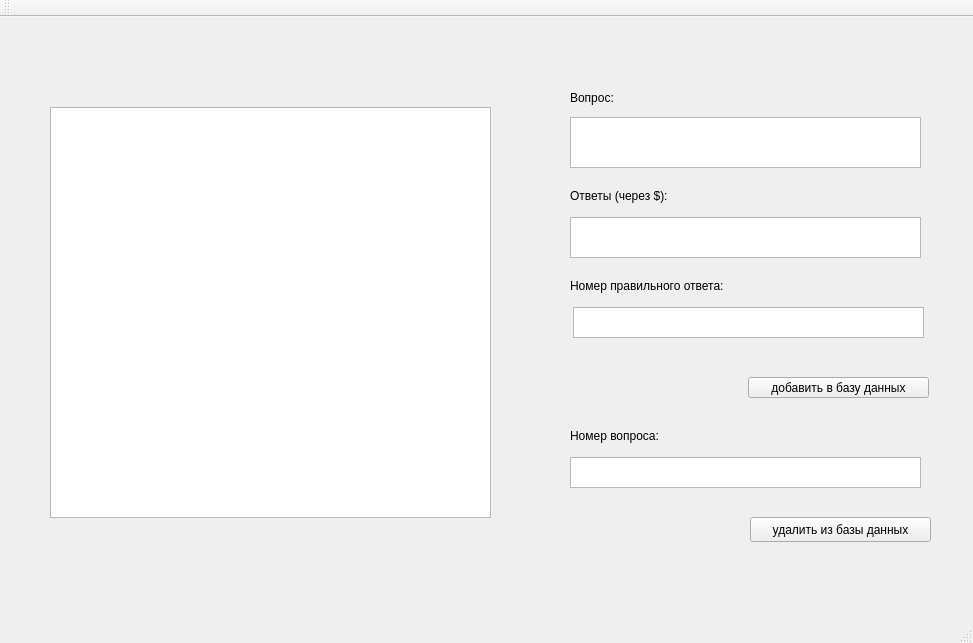
<?xml version="1.0" encoding="UTF-8"?>
<ui version="4.0">
 <class>MainWindow</class>
 <widget class="QMainWindow" name="MainWindow">
  <property name="geometry">
   <rect>
    <x>0</x>
    <y>0</y>
    <width>973</width>
    <height>643</height>
   </rect>
  </property>
  <property name="windowTitle">
   <string>MainWindow</string>
  </property>
  <widget class="QWidget" name="centralWidget">
   <widget class="QTableView" name="tableView">
    <property name="geometry">
     <rect>
      <x>50</x>
      <y>90</y>
      <width>441</width>
      <height>411</height>
     </rect>
    </property>
   </widget>
   <widget class="QLabel" name="label">
    <property name="geometry">
     <rect>
      <x>570</x>
      <y>70</y>
      <width>161</width>
      <height>21</height>
     </rect>
    </property>
    <property name="text">
     <string>Вопрос:</string>
    </property>
   </widget>
   <widget class="QLabel" name="label_2">
    <property name="geometry">
     <rect>
      <x>570</x>
      <y>170</y>
      <width>131</width>
      <height>17</height>
     </rect>
    </property>
    <property name="text">
     <string>Ответы (через $):</string>
    </property>
   </widget>
   <widget class="QLabel" name="label_3">
    <property name="geometry">
     <rect>
      <x>570</x>
      <y>260</y>
      <width>201</width>
      <height>17</height>
     </rect>
    </property>
    <property name="text">
     <string>Номер правильного ответа:</string>
    </property>
   </widget>
   <widget class="QPushButton" name="pushButton">
    <property name="geometry">
     <rect>
      <x>748</x>
      <y>360</y>
      <width>181</width>
      <height>21</height>
     </rect>
    </property>
    <property name="text">
     <string>добавить в базу данных</string>
    </property>
   </widget>
   <widget class="QLabel" name="label_4">
    <property name="geometry">
     <rect>
      <x>570</x>
      <y>410</y>
      <width>121</width>
      <height>17</height>
     </rect>
    </property>
    <property name="text">
     <string>Номер вопроса:</string>
    </property>
   </widget>
   <widget class="QPushButton" name="pushButton_2">
    <property name="geometry">
     <rect>
      <x>750</x>
      <y>500</y>
      <width>181</width>
      <height>25</height>
     </rect>
    </property>
    <property name="text">
     <string>удалить из базы данных</string>
    </property>
   </widget>
   <widget class="QTextEdit" name="textEdit">
    <property name="geometry">
     <rect>
      <x>570</x>
      <y>100</y>
      <width>351</width>
      <height>51</height>
     </rect>
    </property>
   </widget>
   <widget class="QTextEdit" name="textEdit_2">
    <property name="geometry">
     <rect>
      <x>570</x>
      <y>200</y>
      <width>351</width>
      <height>41</height>
     </rect>
    </property>
   </widget>
   <widget class="QTextEdit" name="textEdit_3">
    <property name="geometry">
     <rect>
      <x>573</x>
      <y>290</y>
      <width>351</width>
      <height>31</height>
     </rect>
    </property>
   </widget>
   <widget class="QTextEdit" name="textEdit_4">
    <property name="geometry">
     <rect>
      <x>570</x>
      <y>440</y>
      <width>351</width>
      <height>31</height>
     </rect>
    </property>
   </widget>
  </widget>
  <widget class="QMenuBar" name="menuBar">
   <property name="geometry">
    <rect>
     <x>0</x>
     <y>0</y>
     <width>973</width>
     <height>22</height>
    </rect>
   </property>
  </widget>
  <widget class="QToolBar" name="mainToolBar">
   <attribute name="toolBarArea">
    <enum>TopToolBarArea</enum>
   </attribute>
   <attribute name="toolBarBreak">
    <bool>false</bool>
   </attribute>
  </widget>
  <widget class="QStatusBar" name="statusBar"/>
 </widget>
 <layoutdefault spacing="6" margin="11"/>
 <resources/>
 <connections/>
</ui>
